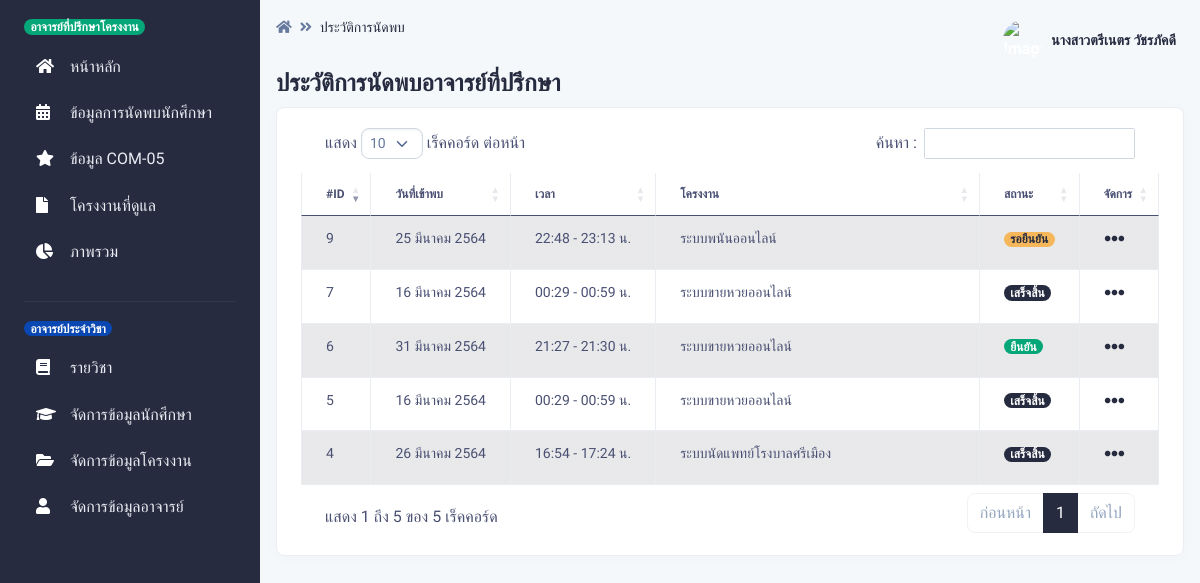
Page /pages/appoint_teacher/index.php (signed in) on the earlier database version.
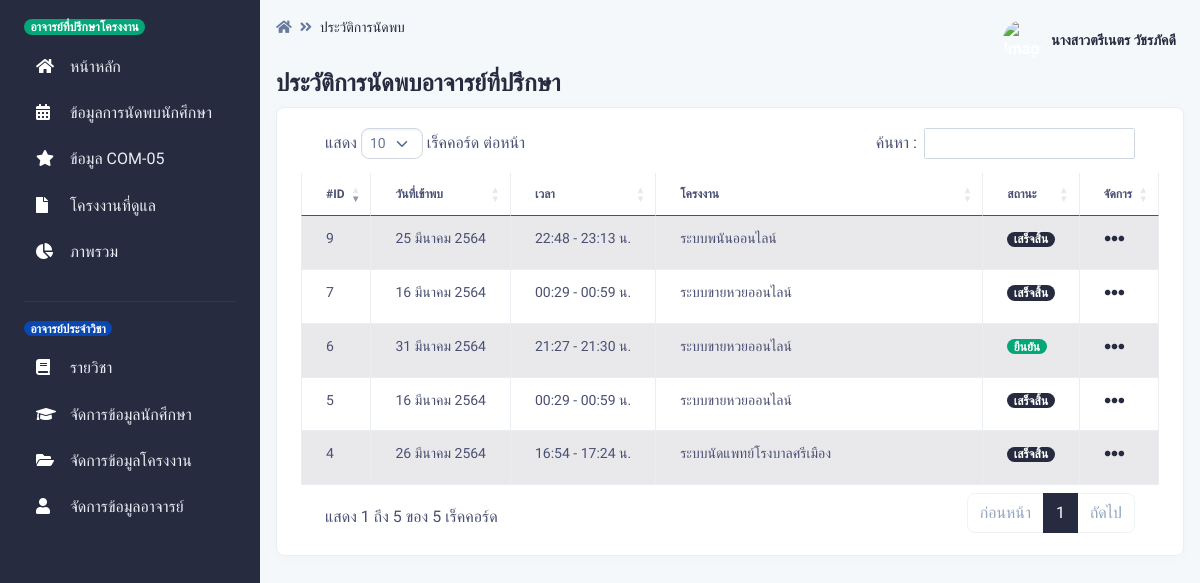
Same page on the later database version.
### tables this page shows
CREATE TABLE `appoint` (
  `appoint_id` int(255) NOT NULL,
  `project_id` int(15) NOT NULL,
  `appoint_date_start` datetime NOT NULL,
  `appoint_date_end` datetime NOT NULL,
  `apooint_minute` int(3) NOT NULL,
  `appoint_comment` varchar(255) NOT NULL,
  `teacher_id` int(15) NOT NULL,
  `appoint_status` int(2) NOT NULL,
  `recorder` int(15) NOT NULL,
  `appoint_recorder` datetime NOT NULL DEFAULT current_timestamp()
);

CREATE TABLE `appoint_status` (
  `appoint_status_id` int(2) NOT NULL,
  `appoint_status_name` varchar(255) NOT NULL,
  `appoint_status_class` varchar(255) NOT NULL,
  `color_calendar` varchar(255) NOT NULL,
  `ionic_icon` varchar(255) NOT NULL
);

CREATE TABLE `project` (
  `project_id` int(15) NOT NULL,
  `project_name` varchar(255) NOT NULL,
  `project_type` int(2) NOT NULL,
  `project_status` int(2) NOT NULL DEFAULT 1
);

### pages/dateth.php (called while the page is built, shortened)
<?php
    function DateThai($strDate)
	{
		$strYear = date("Y",strtotime($strDate))+543;
		$strMonth= date("n",strtotime($strDate));
		$strDay= date("j",strtotime($strDate));
		$strMonthCut = Array("","มกราคม","กุมภาพันธ์","มีนาคม","เมษายน","พฤษภาคม","มิถุนายน","กรกฎาคม","สิงหาคม","กันยายน","ตุลาคม","พฤศจิกายน","ธันวาคม");
		$strMonthThai=$strMonthCut[$strMonth];
		return "$strDay $strMonthThai $strYear";
	}
	function HourMinute($strDatetoHourMinute)
	{
		$strHour= date("H",strtotime($strDatetoHourMinute));
		$strMinute= date("i",strtotime($strDatetoHourMinute));
		return "$strHour:$strMinute";
	}
	function HourMinute1($strDatetoHourMinute1)
	{
		$strHour= date("H",strtotime($strDatetoHourMinute1));
		$strMinute= date("i",strtotime($strDatetoHourMinute1));
		return "$strHour:$strMinute";
    }
?>

### pages/appoint_teacher/index.php (the view, shortened to what the changed rows need)
<?php
if (!$_SESSION["TeacherID"]){
    Header("Location: ../../login_te.php");
}else{?>
<?php include '../../conn.php';?>
<!DOCTYPE html>
<html lang="en">
<head>
    <link type="text/css" href="../../vendor/@fortawesome/fontawesome-free/css/all.min.css" rel="stylesheet">
    <link type="text/css" href="../../vendor/notyf/notyf.min.css" rel="stylesheet">
    <link type="text/css" href="../../css/volt.css" rel="stylesheet">
    <link rel="stylesheet" type="text/css" href="https://cdn.datatables.net/1.10.23/css/dataTables.bootstrap5.min.css">
    <?php include '../dateth.php';?>
</head>
<body>
    <main class="content">
        <div class="py-0">
            <div class="d-flex justify-content-between w-100 flex-wrap">
                <div class="mb-3 mb-lg-0">
                    <h1 class="h4">ประวัติการนัดพบอาจารย์ที่ปรึกษา</h1>
                </div>
            </div>
        </div>
        <div class="card border-light shadow-sm mb-4">
            <div class="card-body">
                <div class="table-responsive">
                    <table id="example" class="table table-striped table-bordered" width="100%" data-order="[[ 0, &quot;desc&quot; ]]" id="tableId">
                        <col style="width:5%">
                        <col style="width:7%">
                        <col style="width:7%">
                        <col style="width:71%">
                        <col style="width:5%">
                        <col style="width:5%">
                        <thead>
                        <tr>
                                <th>#ID</th>
                                <th>วันที่เข้าพบ</th>
                                <th>เวลา</th>
                                <th>โครงงาน</th>
                                <th>สถานะ</th>
                                <th>จัดการ</th>
                            </tr>
                        </thead>
                        <tbody>
                            <?php
                        $TeacherID =$_SESSION["TeacherID"];
					$sql = "SELECT
                    appoint.appoint_id,
                    appoint.appoint_date_start,
                    appoint.appoint_date_end,
                    appoint.project_id,
                    project.project_name,
                    appoint_status.appoint_status_name,
                    appoint_status.appoint_status_class,
                    appoint_status.color_calendar,
                    appoint.appoint_status
                FROM
                    appoint
                    INNER JOIN
                    project
                    ON
                        appoint.project_id = project.project_id
                    INNER JOIN
                    appoint_status
                    ON
                        appoint.appoint_status = appoint_status.appoint_status_id
                    WHERE
                    appoint.teacher_id = '$TeacherID'";
					$result = $con->query($sql);
					if ($result->num_rows > 0) {
						while($row = $result->fetch_assoc()) {
                            $strDate = $row["appoint_date_start"];
                            $strDatetoHourMinute = $row["appoint_date_start"];
                            $strDatetoHourMinute1 = $row["appoint_date_end"];
                            $newDate = date('Y-m-d\TH:i', strtotime($strDatetoHourMinute));
                            echo '<tr>
                                <td>'. $row["appoint_id"].'</td>
                                <td> '.DateThai($strDate).' </td>
                                <td>'. HourMinute($strDatetoHourMinute).'  - '. HourMinute1($strDatetoHourMinute1).' น.</td>
                                <td>'. mb_substr($row["project_name"],0,45,'UTF-8').'</td>
                                <td><h6><span class="badge bg-'. $row["appoint_status_class"].'">'. $row["appoint_status_name"].'</span></h6></td>';
                                $t = $row["appoint_status"];
                                if ($t == "1") {
                                    echo '<td>
                                    <div class="btn-group">
                                        <button
                                            class="btn btn-link text-dark dropdown-toggle dropdown-toggle-split m-0 p-0"
                                            data-toggle="dropdown" aria-haspopup="true" aria-expanded="false">
                                            <span class="icon icon-sm">
                                                <span class="fas fa-ellipsis-h icon-dark"></span>
                                            </span>
                                            <span class="sr-only">Toggle Dropdown</span>
                                        </button>
                                        <div class="dropdown-menu">
                                            <a class="dropdown-item" href="show.php?act=show&ID='. $row["appoint_id"].'"><span
                                                    class="fas fa-eye mr-2"></span>ดูรายละเอียด</a>
                                            <a class="dropdown-item" data-toggle="modal" data-target="#myModal'. $row["appoint_id"].'"><span
                                                    class="fas fa-edit mr-2"></span>แก้ไข</a>
                                            <a class="dropdown-item text-success" href="appoint_approve.php?act=show&ID=' . $row["appoint_id"].'"><span
                                                    class="fas fa-check mr-2"></span>ยืนยัน</a>
                                                    <a class="dropdown-item text-danger" href="appoint_cancel.php?act=show&ID=' . $row["appoint_id"].'"><span
                                                    class="fas fa-ban mr-2"></span>ยกเลิก</a>
                                        </div>
                                        <div class="modal fade" id="myModal'. $row["appoint_id"].'" role="dialog">
                                        <div class="modal-dialog">
                                          <div class="modal-content">
                                            <div class="modal-header">';
                                            $id = $row["appoint_id"];
                                            $query_edit = mysqli_query($con, "SELECT
                                            appoint.appoint_id,
                                            appoint.appoint_date_start,
                                            appoint.apooint_minute
                                            FROM
                                            appoint
                                            WHERE
                                            appoint.appoint_id = '$id'");
                                            while ($row = mysqli_fetch_array($query_edit)) {
                                              echo'<h4 class="modal-title">แก้ไขเวลาเข้าพบ #'. $row["appoint_id"].'</h4>
                                              <button type="button" class="close" data-dismiss="modal">&times;</button>
                                            </div>
                                            <div class="modal-body">
                                              <form role="form" action="appoint_edit_ac.php" method="post">
                                              <input type="text" class="form-control" id="appoint_id" name="appoint_id"
                                              aria-describedby="date_end-describ" value="'. $row["appoint_id"].'" hidden>
                                              <div class="mb-2">
                                                  <label for="date_start">วันที่และเวลาที่เข้าพบ (เริ่มต้น)</label>
                                                  <input type="datetime-local" class="form-control" id="date_start" name="date_start"
                                                      aria-describedby="date_start-describ" value="'.$newDate.'">
                                                  <small id="date_start-describ" class="form-text text-muted">เลือกวันที่และเวลาที่ต้องการเข้าพบ
                                                      (เริ่มต้น)</small>
                                              </div>
                                              <div class="mb-2">
                                                  <label for="date_end">ใช้เวลาในการเข้าพบกี่นาที</label>
                                                  <input type="number" min="1" max="59" class="form-control" id="date_end" name="date_end"
                                                      placeholder="จำนวนนาที" aria-describedby="date_end-describ" value="'. $row["apooint_minute"].'">
                                                  <small id="date_end-describ" class="form-text text-muted">กรอกจำนวนระยะเวลานาทีที่เข้าพบ</small>
                                              </div>';
                                            }
                                                echo'</form>
                                            </div>
                                          </div>
                                        </div>
                                      </div>
                                    </div>
                                </td>
                            </tr>';
                                }else if ($t == "2") {
                                    echo'<td>
                                    <div class="btn-group">
                                        <button
                                            class="btn btn-link text-dark dropdown-toggle dropdown-toggle-split m-0 p-0"
                                            data-toggle="dropdown" aria-haspopup="true" aria-expanded="false">
                                            <span class="icon icon-sm">
                                                <span class="fas fa-ellipsis-h icon-dark"></span>
                                            </span>
                                            <span class="sr-only">Toggle Dropdown</span>
                                        </button>
                                        <div class="dropdown-menu">
                                            <a class="dropdown-item" href="com05_frm.php?act=show&ID='. $row["appoint_id"].'"><span
                                                    class="fas fa-comment mr-2"></span>บันทึก COM-05</a>
                                                    <a class="dropdown-item text-danger" href="appoint_reject.php?act=show&ID='. $row["appoint_id"].'"><span
                                                    class="fas fa-ban mr-2"></span>ผิดนัด</a>
                                        </div>
                                    </div>
                                </td>
                            </tr>';
                                }
                                else {
                                    echo '<td>
                                    <div class="btn-group">
                                        <button
                                            class="btn btn-link text-dark dropdown-toggle dropdown-toggle-split m-0 p-0"
                                            data-toggle="dropdown" aria-haspopup="true" aria-expanded="false">
                                            <span class="icon icon-sm">
                                                <span class="fas fa-ellipsis-h icon-dark"></span>
                                            </span>
                                            <span class="sr-only">Toggle Dropdown</span>
                                        </button>
                                        <div class="dropdown-menu">
                                            <a class="dropdown-item" href="show.php?act=show&ID=' . $row["appoint_id"].'"><span
                                                    class="fas fa-eye mr-2"></span>ดูรายละเอียด</a>
                                        </div>
                                    </div>
                                </td>
                            </tr>';
                                }
						}
					}
					?>
                        </tbody>
                    </table>
                </div>
            </div>
        </div>
    </main>
</body>
</html>
<?php }?>

Differences in the rows shown:
changed appoint "25 มีนาคม 2564": appoint_status 1 → 4 (drawn); appoint_status.appoint_status_name "รอยืนยัน" → "เสร็จสิ้น"
